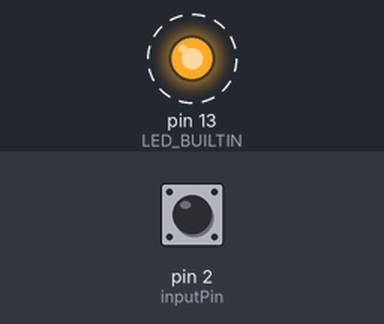
Recording of a sketch running on a simulated Arduino Uno, built with avr-gcc and run on an emulated ATmega328P. Shown: output pins drawn as LEDs (lit = HIGH). Dashed ring = blinking. Inputs (shaded band) come from the test bench; at power-on: pin 2 (inputPin) HIGH. What the sketch prints to the serial monitor is not drawn.

Above: at 4.8 s.
4.9 s: pin 2 (inputPin) pulled LOW for 2.35 s
At 5.5 s:
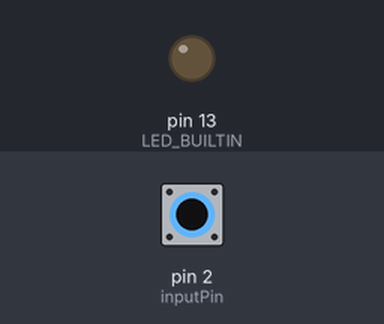
At 7.8 s:
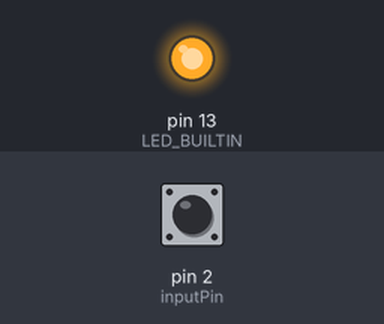
Timing chart, 0 to 14.8 s (numbered marks = the images above; inputs shaded):
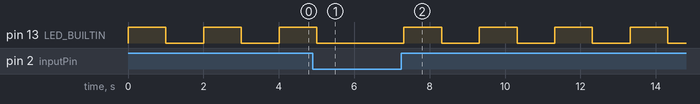

The sketch:

2.10.1_structuring_code_into_functional_block-20240404.ino
```cpp
/*
Book: 2020#Margolis_Arduino-Cookbook.pdf
Chapter 2.10: page:64

Sketch: Structuring your code into functional blocks - Functions

* blink 3
* Demonstrates calling a function with a parameter and returning a value.
*
* The LED flashes when the program starts and stops when a switch connected to digital pin 2 is pressed.
* The program prints the number of times that the LED flashes.

* My modification:
* I added some print functions to chect how exactly count LED blinks number. As printed blink number is bigger than my visual counting.


MK:
C:2024.04.04
M:2020.04.04
*/

const int inputPin = 2; // input pin for the switch

void setup()
{
  pinMode(LED_BUILTIN, OUTPUT);
  pinMode(inputPin, INPUT);
  digitalWrite(inputPin, HIGH); // use internal pull-up resistor (Recipe 5.2)
  Serial.begin(9600);
}

void loop()
{
  Serial.println("Press and hold switch to stop blinking");
  int count = blink3(1000); // blink the LED 250 ms on and 250 ms off
  Serial.print("The number of times the LED blinked was ");
  Serial.println(count);
  Serial.println("*****************************");

  while(digitalRead(inputPin) == LOW);
  {
    // do nothing until they let go of the button
    Serial.println("The button was pressed down --->>> The program was on hold.");
  }
}


//blink a LED using the given delay period
// return the number of times the LED flashed
int blink3(int period)
{
  Serial.println("Enter ***blink3() function***");
  int blinkCount = 0;
  while(digitalRead(inputPin) == HIGH) // repeat until switch is pressed (it will go LOW when pressed
  {
    digitalWrite(LED_BUILTIN, HIGH);
    delay(period); // wait for half the blink period
    digitalWrite(LED_BUILTIN, LOW);
    delay(period); // wait for the other half
    blinkCount += 1; // increment the count
    Serial.print(blinkCount);
    Serial.print(" ");
  }
  //e here when inputPin is no longer HIGH (means the switch is pressed)
  Serial.println();
  Serial.println("EXIT from ***blink3() function***");
  return blinkCount; // this value will be returned
}
```

Measured:
- by itself, pin 13 (LED_BUILTIN): repeats every 2.0 s: HIGH 1.0 s, LOW 1.0 s
